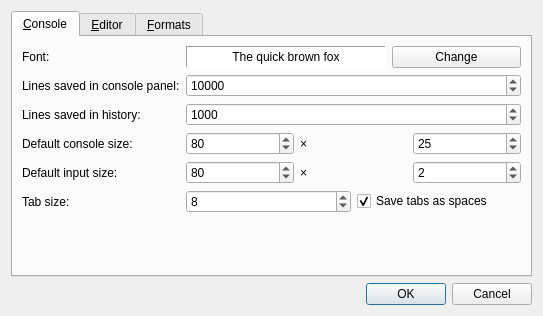
<?xml version="1.0" encoding="UTF-8"?>
<ui version="4.0">
 <class>Dialog</class>
 <widget class="QDialog" name="Dialog">
  <property name="geometry">
   <rect>
    <x>0</x>
    <y>0</y>
    <width>543</width>
    <height>316</height>
   </rect>
  </property>
  <property name="windowTitle">
   <string>Dialog</string>
  </property>
  <layout class="QVBoxLayout" name="verticalLayout">
   <item>
    <widget class="QTabWidget" name="tabWidget">
     <property name="currentIndex">
      <number>0</number>
     </property>
     <widget class="QWidget" name="tabConsole">
      <attribute name="title">
       <string>&amp;Console</string>
      </attribute>
      <layout class="QFormLayout" name="formLayout">
       <item row="0" column="0">
        <widget class="QLabel" name="label_1">
         <property name="text">
          <string>Font:</string>
         </property>
        </widget>
       </item>
       <item row="0" column="1">
        <layout class="QHBoxLayout" name="horizontalLayout">
         <item>
          <widget class="QLabel" name="labelFontConsole">
           <property name="sizePolicy">
            <sizepolicy hsizetype="Preferred" vsizetype="Preferred">
             <horstretch>0</horstretch>
             <verstretch>0</verstretch>
            </sizepolicy>
           </property>
           <property name="minimumSize">
            <size>
             <width>200</width>
             <height>0</height>
            </size>
           </property>
           <property name="palette">
            <palette>
             <active>
              <colorrole role="Base">
               <brush brushstyle="SolidPattern">
                <color alpha="255">
                 <red>255</red>
                 <green>255</green>
                 <blue>255</blue>
                </color>
               </brush>
              </colorrole>
              <colorrole role="Window">
               <brush brushstyle="SolidPattern">
                <color alpha="255">
                 <red>255</red>
                 <green>255</green>
                 <blue>255</blue>
                </color>
               </brush>
              </colorrole>
             </active>
             <inactive>
              <colorrole role="Base">
               <brush brushstyle="SolidPattern">
                <color alpha="255">
                 <red>255</red>
                 <green>255</green>
                 <blue>255</blue>
                </color>
               </brush>
              </colorrole>
              <colorrole role="Window">
               <brush brushstyle="SolidPattern">
                <color alpha="255">
                 <red>255</red>
                 <green>255</green>
                 <blue>255</blue>
                </color>
               </brush>
              </colorrole>
             </inactive>
             <disabled>
              <colorrole role="Base">
               <brush brushstyle="SolidPattern">
                <color alpha="255">
                 <red>255</red>
                 <green>255</green>
                 <blue>255</blue>
                </color>
               </brush>
              </colorrole>
              <colorrole role="Window">
               <brush brushstyle="SolidPattern">
                <color alpha="255">
                 <red>255</red>
                 <green>255</green>
                 <blue>255</blue>
                </color>
               </brush>
              </colorrole>
             </disabled>
            </palette>
           </property>
           <property name="autoFillBackground">
            <bool>true</bool>
           </property>
           <property name="frameShape">
            <enum>QFrame::Panel</enum>
           </property>
           <property name="frameShadow">
            <enum>QFrame::Sunken</enum>
           </property>
           <property name="text">
            <string>The quick brown fox</string>
           </property>
           <property name="alignment">
            <set>Qt::AlignCenter</set>
           </property>
          </widget>
         </item>
         <item>
          <widget class="QPushButton" name="btnFontConsole">
           <property name="text">
            <string>Change</string>
           </property>
          </widget>
         </item>
        </layout>
       </item>
       <item row="1" column="0">
        <widget class="QLabel" name="label">
         <property name="text">
          <string>Lines saved in console panel:</string>
         </property>
        </widget>
       </item>
       <item row="1" column="1">
        <widget class="QSpinBox" name="spnConsoleLines">
         <property name="maximum">
          <number>99999</number>
         </property>
         <property name="value">
          <number>10000</number>
         </property>
        </widget>
       </item>
       <item row="2" column="0">
        <widget class="QLabel" name="label_8">
         <property name="text">
          <string>Lines saved in history:</string>
         </property>
        </widget>
       </item>
       <item row="2" column="1">
        <widget class="QSpinBox" name="spnHistorySize">
         <property name="maximum">
          <number>9999</number>
         </property>
         <property name="value">
          <number>1000</number>
         </property>
        </widget>
       </item>
       <item row="3" column="0">
        <widget class="QLabel" name="label_3">
         <property name="text">
          <string>Default console size:</string>
         </property>
        </widget>
       </item>
       <item row="3" column="1">
        <layout class="QHBoxLayout" name="horizontalLayout_3">
         <item>
          <widget class="QSpinBox" name="spnConsoleSizeW">
           <property name="maximum">
            <number>256</number>
           </property>
           <property name="value">
            <number>80</number>
           </property>
          </widget>
         </item>
         <item>
          <widget class="QLabel" name="label_4">
           <property name="text">
            <string>×</string>
           </property>
          </widget>
         </item>
         <item>
          <widget class="QSpinBox" name="spnConsoleSizeH">
           <property name="maximum">
            <number>128</number>
           </property>
           <property name="value">
            <number>25</number>
           </property>
          </widget>
         </item>
        </layout>
       </item>
       <item row="4" column="0">
        <widget class="QLabel" name="label_7">
         <property name="text">
          <string>Default input size:</string>
         </property>
        </widget>
       </item>
       <item row="4" column="1">
        <layout class="QHBoxLayout" name="horizontalLayout_4">
         <item>
          <widget class="QSpinBox" name="spnInputSizeW">
           <property name="maximum">
            <number>256</number>
           </property>
           <property name="value">
            <number>80</number>
           </property>
          </widget>
         </item>
         <item>
          <widget class="QLabel" name="label_5">
           <property name="text">
            <string>×</string>
           </property>
          </widget>
         </item>
         <item>
          <widget class="QSpinBox" name="spnInputSizeH">
           <property name="maximum">
            <number>128</number>
           </property>
           <property name="value">
            <number>2</number>
           </property>
          </widget>
         </item>
        </layout>
       </item>
       <item row="5" column="0">
        <widget class="QLabel" name="label_9">
         <property name="text">
          <string>Tab size:</string>
         </property>
        </widget>
       </item>
       <item row="5" column="1">
        <layout class="QHBoxLayout" name="horizontalLayout_6">
         <item>
          <widget class="QSpinBox" name="spnConsoleTabSize">
           <property name="minimum">
            <number>1</number>
           </property>
           <property name="maximum">
            <number>16</number>
           </property>
           <property name="value">
            <number>8</number>
           </property>
          </widget>
         </item>
         <item>
          <widget class="QCheckBox" name="chkConsoleTabExpand">
           <property name="text">
            <string>Save tabs as spaces</string>
           </property>
           <property name="checked">
            <bool>true</bool>
           </property>
          </widget>
         </item>
        </layout>
       </item>
      </layout>
     </widget>
     <widget class="QWidget" name="tabEditor">
      <attribute name="title">
       <string>&amp;Editor</string>
      </attribute>
      <layout class="QFormLayout" name="formLayout_2">
       <item row="0" column="0">
        <widget class="QLabel" name="label_2">
         <property name="text">
          <string>Font</string>
         </property>
        </widget>
       </item>
       <item row="0" column="1">
        <layout class="QHBoxLayout" name="horizontalLayout_2">
         <item>
          <widget class="QLabel" name="labelFontEditor">
           <property name="minimumSize">
            <size>
             <width>200</width>
             <height>0</height>
            </size>
           </property>
           <property name="palette">
            <palette>
             <active>
              <colorrole role="Base">
               <brush brushstyle="SolidPattern">
                <color alpha="255">
                 <red>255</red>
                 <green>255</green>
                 <blue>255</blue>
                </color>
               </brush>
              </colorrole>
              <colorrole role="Window">
               <brush brushstyle="SolidPattern">
                <color alpha="255">
                 <red>255</red>
                 <green>255</green>
                 <blue>255</blue>
                </color>
               </brush>
              </colorrole>
             </active>
             <inactive>
              <colorrole role="Base">
               <brush brushstyle="SolidPattern">
                <color alpha="255">
                 <red>255</red>
                 <green>255</green>
                 <blue>255</blue>
                </color>
               </brush>
              </colorrole>
              <colorrole role="Window">
               <brush brushstyle="SolidPattern">
                <color alpha="255">
                 <red>255</red>
                 <green>255</green>
                 <blue>255</blue>
                </color>
               </brush>
              </colorrole>
             </inactive>
             <disabled>
              <colorrole role="Base">
               <brush brushstyle="SolidPattern">
                <color alpha="255">
                 <red>255</red>
                 <green>255</green>
                 <blue>255</blue>
                </color>
               </brush>
              </colorrole>
              <colorrole role="Window">
               <brush brushstyle="SolidPattern">
                <color alpha="255">
                 <red>255</red>
                 <green>255</green>
                 <blue>255</blue>
                </color>
               </brush>
              </colorrole>
             </disabled>
            </palette>
           </property>
           <property name="autoFillBackground">
            <bool>true</bool>
           </property>
           <property name="frameShape">
            <enum>QFrame::Panel</enum>
           </property>
           <property name="frameShadow">
            <enum>QFrame::Sunken</enum>
           </property>
           <property name="text">
            <string>The quick brown fox</string>
           </property>
           <property name="alignment">
            <set>Qt::AlignCenter</set>
           </property>
          </widget>
         </item>
         <item>
          <widget class="QPushButton" name="btnFontEditor">
           <property name="text">
            <string>Change</string>
           </property>
          </widget>
         </item>
        </layout>
       </item>
       <item row="1" column="0">
        <widget class="QLabel" name="label_10">
         <property name="text">
          <string>Default editor size:</string>
         </property>
        </widget>
       </item>
       <item row="1" column="1">
        <layout class="QHBoxLayout" name="horizontalLayout_5">
         <item>
          <widget class="QSpinBox" name="spnEditorSizeW">
           <property name="maximum">
            <number>256</number>
           </property>
           <property name="value">
            <number>80</number>
           </property>
          </widget>
         </item>
         <item>
          <widget class="QLabel" name="label_6">
           <property name="text">
            <string>×</string>
           </property>
          </widget>
         </item>
         <item>
          <widget class="QSpinBox" name="spnEditorSizeH">
           <property name="maximum">
            <number>128</number>
           </property>
           <property name="value">
            <number>25</number>
           </property>
          </widget>
         </item>
        </layout>
       </item>
       <item row="2" column="0">
        <widget class="QLabel" name="label_11">
         <property name="text">
          <string>Tab size:</string>
         </property>
        </widget>
       </item>
       <item row="2" column="1">
        <layout class="QHBoxLayout" name="horizontalLayout_7">
         <item>
          <widget class="QSpinBox" name="spnEditorTabSize">
           <property name="minimum">
            <number>1</number>
           </property>
           <property name="maximum">
            <number>16</number>
           </property>
           <property name="value">
            <number>8</number>
           </property>
          </widget>
         </item>
         <item>
          <widget class="QCheckBox" name="chkEditorTabExpand">
           <property name="text">
            <string>Save tabs as spaces</string>
           </property>
           <property name="checked">
            <bool>true</bool>
           </property>
          </widget>
         </item>
        </layout>
       </item>
      </layout>
     </widget>
     <widget class="QWidget" name="tabFormats">
      <attribute name="title">
       <string>&amp;Formats</string>
      </attribute>
      <layout class="QGridLayout" name="gridLayout_2">
       <item row="0" column="0">
        <widget class="QComboBox" name="comboMode"/>
       </item>
       <item row="0" column="1">
        <widget class="QComboBox" name="comboFormat"/>
       </item>
       <item row="1" column="0">
        <widget class="QGroupBox" name="boxMode">
         <property name="title">
          <string>Mode Settings</string>
         </property>
         <layout class="QFormLayout" name="formLayout_3">
          <item row="0" column="0">
           <widget class="QLabel" name="label_12">
            <property name="text">
             <string>Indentation:</string>
            </property>
           </widget>
          </item>
          <item row="0" column="1">
           <widget class="QSpinBox" name="spnBaseIndent">
            <property name="maximum">
             <number>16</number>
            </property>
            <property name="value">
             <number>3</number>
            </property>
           </widget>
          </item>
         </layout>
        </widget>
       </item>
       <item row="1" column="1">
        <widget class="QGroupBox" name="boxFormat">
         <property name="title">
          <string>Format Settings</string>
         </property>
         <layout class="QVBoxLayout" name="verticalLayout_2">
          <item>
           <widget class="QLabel" name="labelFormat">
            <property name="minimumSize">
             <size>
              <width>200</width>
              <height>0</height>
             </size>
            </property>
            <property name="palette">
             <palette>
              <active>
               <colorrole role="Base">
                <brush brushstyle="SolidPattern">
                 <color alpha="255">
                  <red>255</red>
                  <green>255</green>
                  <blue>255</blue>
                 </color>
                </brush>
               </colorrole>
               <colorrole role="Window">
                <brush brushstyle="SolidPattern">
                 <color alpha="255">
                  <red>255</red>
                  <green>255</green>
                  <blue>255</blue>
                 </color>
                </brush>
               </colorrole>
              </active>
              <inactive>
               <colorrole role="Base">
                <brush brushstyle="SolidPattern">
                 <color alpha="255">
                  <red>255</red>
                  <green>255</green>
                  <blue>255</blue>
                 </color>
                </brush>
               </colorrole>
               <colorrole role="Window">
                <brush brushstyle="SolidPattern">
                 <color alpha="255">
                  <red>255</red>
                  <green>255</green>
                  <blue>255</blue>
                 </color>
                </brush>
               </colorrole>
              </inactive>
              <disabled>
               <colorrole role="Base">
                <brush brushstyle="SolidPattern">
                 <color alpha="255">
                  <red>255</red>
                  <green>255</green>
                  <blue>255</blue>
                 </color>
                </brush>
               </colorrole>
               <colorrole role="Window">
                <brush brushstyle="SolidPattern">
                 <color alpha="255">
                  <red>255</red>
                  <green>255</green>
                  <blue>255</blue>
                 </color>
                </brush>
               </colorrole>
              </disabled>
             </palette>
            </property>
            <property name="autoFillBackground">
             <bool>true</bool>
            </property>
            <property name="frameShape">
             <enum>QFrame::Panel</enum>
            </property>
            <property name="frameShadow">
             <enum>QFrame::Sunken</enum>
            </property>
            <property name="text">
             <string>The quick brown fox</string>
            </property>
            <property name="alignment">
             <set>Qt::AlignCenter</set>
            </property>
           </widget>
          </item>
          <item>
           <layout class="QGridLayout" name="gridLayout">
            <item row="0" column="0">
             <widget class="QCheckBox" name="chkItalic">
              <property name="text">
               <string>Italic</string>
              </property>
             </widget>
            </item>
            <item row="0" column="1">
             <widget class="QPushButton" name="btnForeground">
              <property name="text">
               <string>&amp;Foreground Color</string>
              </property>
             </widget>
            </item>
            <item row="1" column="0">
             <widget class="QCheckBox" name="chkBold">
              <property name="text">
               <string>Bold</string>
              </property>
             </widget>
            </item>
            <item row="1" column="1">
             <widget class="QPushButton" name="btnBackground">
              <property name="text">
               <string>&amp;Background Color</string>
              </property>
             </widget>
            </item>
           </layout>
          </item>
         </layout>
        </widget>
       </item>
      </layout>
     </widget>
    </widget>
   </item>
   <item>
    <widget class="QDialogButtonBox" name="buttonBox">
     <property name="orientation">
      <enum>Qt::Horizontal</enum>
     </property>
     <property name="standardButtons">
      <set>QDialogButtonBox::Cancel|QDialogButtonBox::Ok</set>
     </property>
    </widget>
   </item>
  </layout>
  <zorder>buttonBox</zorder>
  <zorder>tabWidget</zorder>
 </widget>
 <tabstops>
  <tabstop>btnFontConsole</tabstop>
  <tabstop>spnConsoleLines</tabstop>
  <tabstop>spnHistorySize</tabstop>
  <tabstop>spnConsoleSizeW</tabstop>
  <tabstop>spnConsoleSizeH</tabstop>
  <tabstop>spnInputSizeW</tabstop>
  <tabstop>spnInputSizeH</tabstop>
  <tabstop>spnConsoleTabSize</tabstop>
  <tabstop>chkConsoleTabExpand</tabstop>
  <tabstop>btnFontEditor</tabstop>
  <tabstop>spnEditorSizeW</tabstop>
  <tabstop>spnEditorSizeH</tabstop>
  <tabstop>spnEditorTabSize</tabstop>
  <tabstop>chkEditorTabExpand</tabstop>
  <tabstop>comboMode</tabstop>
  <tabstop>spnBaseIndent</tabstop>
  <tabstop>comboFormat</tabstop>
  <tabstop>chkItalic</tabstop>
  <tabstop>btnForeground</tabstop>
  <tabstop>chkBold</tabstop>
  <tabstop>btnBackground</tabstop>
  <tabstop>buttonBox</tabstop>
  <tabstop>tabWidget</tabstop>
 </tabstops>
 <resources/>
 <connections>
  <connection>
   <sender>buttonBox</sender>
   <signal>accepted()</signal>
   <receiver>Dialog</receiver>
   <slot>accept()</slot>
   <hints>
    <hint type="sourcelabel">
     <x>227</x>
     <y>348</y>
    </hint>
    <hint type="destinationlabel">
     <x>157</x>
     <y>274</y>
    </hint>
   </hints>
  </connection>
  <connection>
   <sender>buttonBox</sender>
   <signal>rejected()</signal>
   <receiver>Dialog</receiver>
   <slot>reject()</slot>
   <hints>
    <hint type="sourcelabel">
     <x>295</x>
     <y>354</y>
    </hint>
    <hint type="destinationlabel">
     <x>286</x>
     <y>274</y>
    </hint>
   </hints>
  </connection>
  <connection>
   <sender>spnConsoleSizeW</sender>
   <signal>valueChanged(int)</signal>
   <receiver>spnInputSizeW</receiver>
   <slot>setValue(int)</slot>
   <hints>
    <hint type="sourcelabel">
     <x>258</x>
     <y>165</y>
    </hint>
    <hint type="destinationlabel">
     <x>265</x>
     <y>201</y>
    </hint>
   </hints>
  </connection>
  <connection>
   <sender>spnInputSizeW</sender>
   <signal>valueChanged(int)</signal>
   <receiver>spnConsoleSizeW</receiver>
   <slot>setValue(int)</slot>
   <hints>
    <hint type="sourcelabel">
     <x>241</x>
     <y>194</y>
    </hint>
    <hint type="destinationlabel">
     <x>242</x>
     <y>171</y>
    </hint>
   </hints>
  </connection>
 </connections>
</ui>
